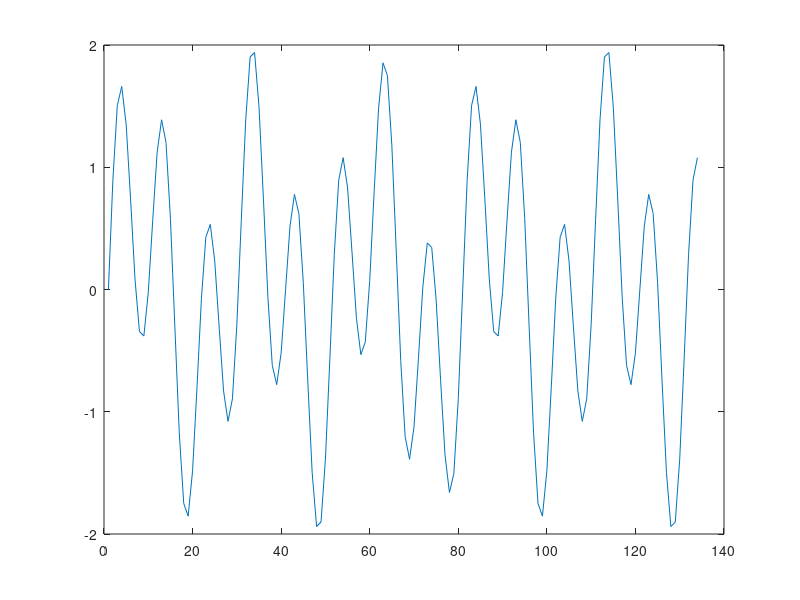
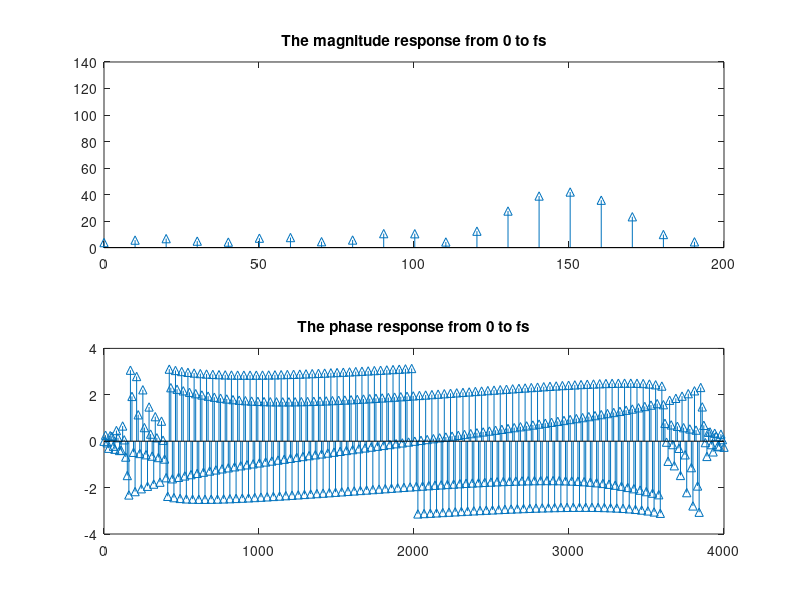
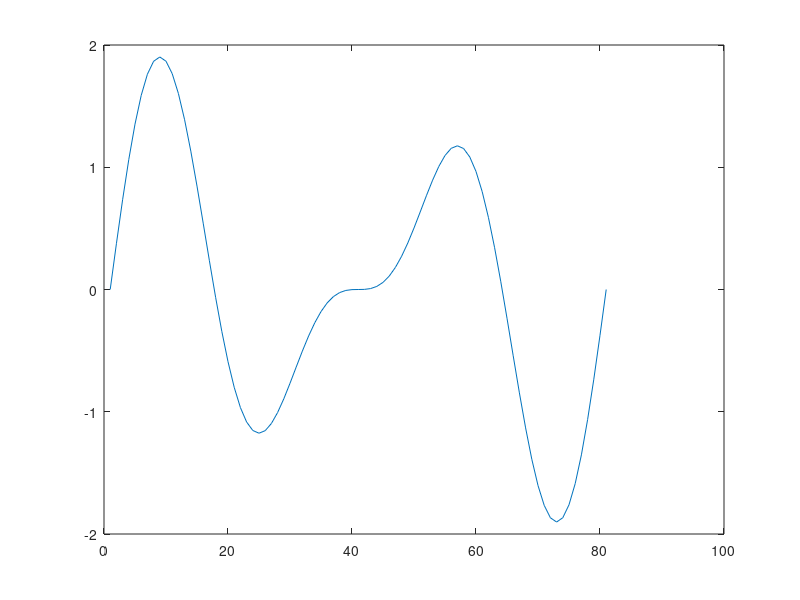
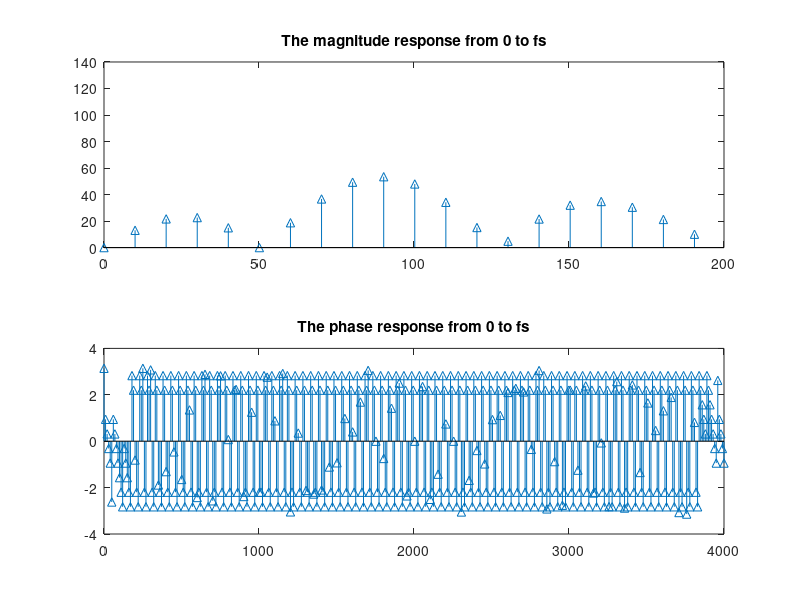

Write MATLAB code to recreate these figures, in order.
%% Marwin B. Alejo   2020-20221   EE274_ProgEx04
% Also accessible through
% <http://www.github.com/soymarwin/ee274/EE274_ProgEx04> for history
% tracking.

%% Tutorials for DFT
%% A. Resolving two signals of close frequency
% _A.1-2. Pre-answered in the tuts._
%% A.3.a-b.
fs = 4000;
freq = [400 150];
amp = [1.2 0.8];
ph = [0 0];
t = [0:1/fs:5/min(freq)];
% generate the sinusoid
y =((amp'*ones(1,length(t))).*sin((2*pi*freq'*t)+ph'*ones(1,length(t))))';
figure(); plot(sum(y'));

ty_sum = sum(y');
y_sum = ty_sum(1:100);
Nfft = 400;
y_fft = fft(y_sum, Nfft);
% generate the frequency axis
w = linspace(0,fs,Nfft);
% Plot the magnitude and the phase response
mag = abs(y_fft);
ph1 = angle(y_fft);
figure(); subplot(2,1,1), stem(w, mag, '^');
axis ([0, 200, 0, 140]);
% use axis to zoom into plot to determine frequencies of sinusoids
title('The magnitude response from 0 to fs');
axis; % turn autoscaling back on
subplot(2,1,2), stem(w,ph1, '^');
title('The phase response from 0 to fs');
%%
% *Increasing the number of samples allow us to correctly determine the
% frequencies of the sinusoids with more accuracy as it increases 
% the numbers of phases and magnitudes f the DFT.*
%% A.4.
fs = 4000;
freq = [100 150];
amp = [1.2 0.8];
ph = [0 0];
t = [0:1/fs:2/min(freq)];
% generate the sinusoid
y =((amp'*ones(1,length(t))).*sin((2*pi*freq'*t)+ph'*ones(1,length(t))))';
figure(); plot(sum(y'));

ty_sum = sum(y');
y_sum = ty_sum();
Nfft = 400;
y_fft = fft(y_sum, Nfft);
% generate the frequency axis
w = linspace(0,fs,Nfft);
% Plot the magnitude and the phase response
mag = abs(y_fft);
ph1 = angle(y_fft);
figure(); subplot(2,1,1), stem(w, mag, '^');
axis ([0, 200, 0, 140]);
% use axis to zoom into plot to determine frequencies of sinusoids
title('The magnitude response from 0 to fs');
axis; % turn autoscaling back on
subplot(2,1,2), stem(w,ph1, '^');
title('The phase response from 0 to fs');

%%
% *% The DFT can resolve the frequencies if the two signals however with N=100
% it cannot be accurately identified due to few magnitude and phase
% spectrum as compared with N=400 which yielded to having more samples of
% phase and magnitude which shows the frequency in a more accurate plot.*

%% B. Effects of zero padding and signal length on the DFT
%% B.1.
fs = 4000;
freq = 1000;
amp = 1;
ph = 0;
t = [0:1/fs:2/freq];
% generate the sinusoid
y = amp*sin((2*pi*freq*t)+ph)';
y_sum = y;
Nfft = 100;
y_fft = fft(y_sum, Nfft);
% generate the frequency axis
w = linspace(0, fs/2, Nfft/2);
y_fft = y_fft(1:length(y_fft)/2);
% Plot the magnitude response,
mag = abs(y_fft);
figure(); plot(w, mag, '^');
title('The magnitude response from 0 to fs/2');

%% B.1.a.
% *Through abs(), all the values of y_fft especially the negative values are
% transformed into positives as such the sum values from 500:1500 samples
% yields to a wave with a max magnitude of 4 as shown in the figure above(B.1)
% and below.*

figure(); plot(w(1:25), y_fft(1:25));
figure(); plot(w(26:50), y_fft(26:50));
figure(); plot(w,abs(y_fft));

%% B.1.b.
% *Increasing the number of frequency samples is equivalent to having a more
% accurate magnitude response and its plot.*

%% B.1.c.
% *The same result as with B.1.b for increasing the number of samples.
% Furthermore, increasing the periods means increasing the magnitude's
% amplitude as shown in figure below.*
fs = 4000;
freq = 1000;
amp = 1;
ph = 0;
t = [0:1/fs:5/freq]; % period inc to 5 from 2.
% generate the sinusoid
y = amp*sin((2*pi*freq*t)+ph)';
y_sum = y;
Nfft = 1000; % increased to 1k for fun
y_fft = fft(y_sum, Nfft);
% generate the frequency axis
w = linspace(0, fs/2, Nfft/2);
y_fft = y_fft(1:length(y_fft)/2);
% Plot the magnitude response,
mag = abs(y_fft);
figure(); plot(w, mag, '^');
title('The magnitude response from 0 to fs/2');

%% B.1.d.
% *Increasing the signal length means extending the range of lobes over the
% time domain. Without increasing modifying the time range, the plots will
% not be visible in the default range.*

%% B.2.
fs = 4000;
freq = 1000;
amp = 1;
ph = 0;
t = [0:1/fs:2/freq];
% generate the sinusoid
y = amp*sin((2*pi*freq*t)+ph)';
y_sum = y;
y_fft = fft(y_sum);
y_fft = y_fft(1:length(y_fft)/2);
% Plot the magnitude response,
mag = abs(y_fft);
figure(); plot(mag);
title('The magnitude response from 0 to fs/2');
%% B.2.a.
% *As per the result of the code in this section and the fft() documatation,
% without specifying the sample number, function will return the fft as a
% vector of y_sum which is 9 in this case. As with the magnitude response,
% only the linear peak values of magnitude of the original plot.*

%% B.2.b.
fs = 4000;
freq = 1000;
amp = 1;
ph = 0;
t = [0:1/fs:2/freq];
% generate the sinusoid
y = amp*sin((2*pi*freq*t)+ph)';
y(length(y)+1:100)=0; % 100 zero-padding
y_fft = fft(y);
y_fft = y_fft(1:length(y_fft)/2);
% Plot the magnitude response,
mag = abs(y_fft);
figure(); plot(mag);
title('The magnitude response from 0 to fs/2');
%%
% *% As shown in the figure of this section, padded zeros in the DFT acts like
% the frequency samples in DFT thus, reverting the plot back to its
% original plot.*

%% B.2.c.
fs = 4000;
freq = 1000;
amp = 1;
ph = 0;
t = [0:1/fs:5/freq];
% generate the sinusoid
y = amp*sin((2*pi*freq*t)+ph)';
% y(length(y)+1:100)=0; % 100 zero-padding
y_fft = fft(y);
y_fft = y_fft(1:length(y_fft)/2);
% Plot the magnitude response,
mag = abs(y_fft);
figure(); plot(mag);
title('The magnitude response from 0 to fs/2');

%%
% *% Increasing the period means increasing the magnitude peaks of the signal
% furthermore, it gradually eliminate the sidelobes of the magnitude
% spectrum.*

%% C(Cute). Graduate students
C1_P=2; C1_W=2; C1_t=0:0.01:C1_P;
C1_R = rectpuls(C1_t, C1_W);
C1_f=-5:0.01:5;
C1_XR=exp(-j*pi*C1_f).*sinc(C1_f);
figure(), subplot(2,1,1), plot(C1_t, C1_R);
title("Time function: square pulse"); grid on;
subplot(2,1,2), plot(C1_f,abs(C1_XR));
title("Frequency spectrum: Sinc function"); grid on;

C2_Sf=8;
C2_D=1;
C2_N=8;
C2_tn=0:1/C2_Sf:(C2_N-1)*1/C2_Sf;
C2_xn=rectpuls(C2_tn, C1_W);
C2_ya=fft(C2_xn, C2_N);
C2_ya=fftshift(C2_ya);
C2_fo=1/C2_D;
C2_fa=-(C2_N/2)*C2_fo:C2_fo:(C2_N/2-1)*C2_fo;
figure(); subplot(2,1,1); stem(C2_fa,1/C2_Sf*(abs(C2_ya)));
title('Sf=8Hz, D=1, N=8'); grid on; hold on;
plot(C1_f, abs(C1_XR)); hold off;

C3_Sf=8;
C3_D=2;
C3_N=16;
C3_tn=0:1/C3_Sf:(C3_N-1)*1/C3_Sf;
C3_xn=rectpuls(C3_tn, C1_W);
C3_ya=fft(C3_xn, C3_N);
C3_ya=fftshift(C3_ya);
C3_fo=1/C3_D;
C3_fa=-(C3_N/2)*C3_fo:C3_fo:(C3_N/2-1)*C3_fo;
subplot(2,1,2); stem(C3_fa,1/C3_Sf*(abs(C3_ya)));
title('Sf=8Hz, D=2, N=16'); grid on; hold on;
plot(C1_f, abs(C1_XR)); hold off;

C4_Sf=8;
C4_D=4;
C4_N=32;
C4_tn=0:1/C4_Sf:(C4_N-1)*1/C4_Sf;
C4_xn=rectpuls(C4_tn, C1_W);
C4_ya=fft(C4_xn, C4_N);
C4_ya=fftshift(C4_ya);
C4_fo=1/C4_D;
C4_fa=-(C4_N/2)*C4_fo:C4_fo:(C4_N/2-1)*C4_fo;
figure();subplot(2,1,1); stem(C4_fa,1/C4_Sf*(abs(C4_ya)));
title('Sf=8Hz, D=4, N=32'); grid on; hold on;
plot(C1_f, abs(C1_XR)); hold off;

C5_R = rectpuls(C1_t, C1_W);
C5_f=-8:0.01:8;
C5_XR=exp(-j*pi*C5_f).*sinc(C5_f);
C6_Sf=16;
C6_D=4;
C6_N=64;
C6_tn=0:1/C6_Sf:(C6_N-1)*1/C6_Sf;
C6_xn=rectpuls(C6_tn, C1_W);
C6_ya=fft(C6_xn, C6_N);
C6_ya=fftshift(C6_ya);
C6_fo=1/C6_D;
C6_fa=-(C6_N/2)*C6_fo:C6_fo:(C6_N/2-1)*C6_fo;
subplot(2,1,2); stem(C6_fa,1/C6_Sf*(abs(C6_ya)));
title('Sf=16Hz, D=4, N=64'); grid on; hold on;
plot(C5_f, abs(C5_XR)); hold off;

%% Properties of DFT
%% A. Computation of DFT
% Original Code with single figure display modification.
clf;
w = -4*pi:8*pi/511:4*pi;
num = [2 1];den = [1 -0.6];
h = freqz(num, den, w);
subplot(4,1,1)
plot(w/pi,real(h));grid
title('Real part of H(e^{j\omega})')
xlabel('\omega /\pi');
ylabel('Amplitude');
subplot(4,1,2)
plot(w/pi,imag(h));grid
title('Imaginary part of H(e^{j\omega})')
xlabel('\omega /\pi');
ylabel('Amplitude');
subplot(4,1,3)
plot(w/pi,abs(h));grid
title('Magnitude Spectrum |H(e^{j\omega})|')
xlabel('\omega /\pi');
ylabel('Amplitude');
subplot(4,1,4)
plot(w/pi,angle(h));grid
title('Phase Spectrum arg[H(e^{j\omega})]')
xlabel('\omega /\pi');
ylabel('Phase in radians');

%% A.1. Compare and differentiate above code output and freqz(num,den).
% *The signal in code with a w parameter in freqz() plots every two
% interval in x-space (8*pi/511) while the code that does not have a w
% parameter plots in the entire -4:4 range.*

%% A.2. Symmetries in real and imag parts of DFT.
% *The two graphs are symmetric as they follow the same function signature
% only that the first one plots every 8*pi/511 in -4:4 x-space while the
% latter plots in the entire x-space of -4:4.*
%%
% *The DTFT is a periodic function of omega with a period of 2pi. All of the
% plots are 2pi periodic with the real part and magnitude are even
% symmetric while the imaginary part of phase are odd symmetric.*

%% A.3. Modify the above code and satisfy the fxn below...
%%
% $U(e^{j \omega}) = \frac{0.7-0.5e^{j \omega}+0.3e^{-j2 \omega}+e^{-j3 \omega}}{1+0.3e^{-j \omega}-0.5^{-j2 \omega}+0.7e^{-j3 \omega}}$
A3_N = 512;
A3_num = [0.7 -0.5 0.3 1]; A3_den = [1 0.3 -0.5 0.7];
[A3_h, A3_w] = freqz(A3_num, A3_den, A3_N);
figure()
subplot(4,1,1)
plot(A3_w/pi,real(A3_h));grid
title('Real part of H(e^{j\omega})')
xlabel('\omega /\pi');
ylabel('Amplitude');
subplot(4,1,2)
plot(A3_w/pi,imag(A3_h));grid
title('Imaginary part of H(e^{j\omega})')
xlabel('\omega /\pi');
ylabel('Amplitude');
subplot(4,1,3)
plot(A3_w/pi,abs(A3_h));grid
title('Magnitude Spectrum |H(e^{j\omega})|')
xlabel('\omega /\pi');
ylabel('Amplitude');
subplot(4,1,4)
plot(A3_w/pi,angle(A3_h));grid
title('Phase Spectrum arg[H(e^{j\omega})]')
xlabel('\omega /\pi');
ylabel('Phase in radians');

%% A.4. Modify the code and evaluate the sequence. Use freqz and fft. Compare.
A4_w = -4*pi:8*pi/511:4*pi;
A4_num = [1 3 5 7 9 11 13 15 17]; A4_den = 1;
A4_h = freqz(A4_num, A4_den, A4_w);
A4_hf = fft(A4_num, A3_N);
% freqz the way
figure()
subplot(4,1,1)
plot(A4_w/pi,real(A4_h));grid
title('Real part of H(e^{j\omega})')
xlabel('\omega /\pi');
ylabel('Amplitude');
subplot(4,1,2)
plot(A4_w/pi,imag(A4_h));grid
title('Imaginary part of H(e^{j\omega})')
xlabel('\omega /\pi');
ylabel('Amplitude');
subplot(4,1,3)
plot(A4_w/pi,abs(A4_h));grid
title('Magnitude Spectrum |H(e^{j\omega})|')
xlabel('\omega /\pi');
ylabel('Amplitude');
subplot(4,1,4)
plot(A4_w/pi,angle(A4_h));grid
title('Phase Spectrum arg[H(e^{j\omega})]')
xlabel('\omega /\pi');
ylabel('Phase in radians');
% fft
figure()
subplot(4,1,1)
plot(A4_w/pi,real(A4_hf));grid
title('Real part of H(e^{j\omega})')
xlabel('\omega /\pi');
ylabel('Amplitude');
subplot(4,1,2)
plot(A4_w/pi,imag(A4_hf));grid
title('Imaginary part of H(e^{j\omega})')
xlabel('\omega /\pi');
ylabel('Amplitude');
subplot(4,1,3)
plot(A4_w/pi,abs(A4_hf));grid
title('Magnitude Spectrum |H(e^{j\omega})|')
xlabel('\omega /\pi');
ylabel('Amplitude');
subplot(4,1,4)
plot(A4_w/pi,angle(A4_hf));grid
title('Phase Spectrum arg[H(e^{j\omega})]')
xlabel('\omega /\pi');
ylabel('Phase in radians');

%%
% *Although freqz() and fft() does the same for DFT only that freqz compute
% the phase and magnitude periorically whilst fft() does the same thing but
% of one period alone.*

%% B. Time-shift property of DFT
clf;
B_w = -pi:2*pi/255:pi; B_D = 10; 
B_num = [1 2 3 4 5 6 7 8 9];
B_h1 = freqz(B_num, 1, B_w);
B_h2 = freqz([zeros(1,B_D) B_num], 1, B_w);
subplot(2,2,1)
plot(B_w/pi,abs(B_h1));grid
title('Magnitude of Original Sequence')
xlabel('\omega /\pi');
ylabel('Amplitude');
subplot(2,2,2)
plot(B_w/pi,abs(B_h2));grid
title('Magnitude of Time-Shifted Sequence')
xlabel('\omega /\pi');
ylabel('Amplitude');
subplot(2,2,3)
plot(B_w/pi,angle(B_h1));grid
title('Phase of Original Sequence')
xlabel('\omega /\pi');
ylabel('Phase in radians');
subplot(2,2,4)
plot(B_w/pi,angle(B_h2));grid
title('Phase of Time-Shifted Sequence')
xlabel('\omega /\pi');
ylabel('Phase in radians');

%%
% *Based from the generated plots, the magnitude spectrun is not affected by
% the time-shift, on the phase spectrum instead. The phase function
% becomes steeper and more negative. B_D is the parameter that control the 
% time shift in the program. Increasing the length makes the magnitude
% narrower and phase steeper as more delay are being added between the I/O
% system. The larger the delay (B_D), the more negative slope is added to
% the spectrum.* 

%% C. Frequency-shift property of DFT
clf;
C_w = -pi:2*pi/255:pi; C_wo = 0.4*pi;
C_num1 = [1 3 5 7 9 11 13 15 17];
C_L = length(C_num1);
C_h1 = freqz(C_num1, 1, C_w);
C_n = 0:C_L-1;
C_num2 = exp(C_wo*i*C_n).*C_num1;
C_h2 = freqz(C_num2, 1, C_w);
subplot(2,2,1)
plot(C_w/pi,abs(C_h1));grid
title('Magnitude of Original Sequence')
xlabel('\omega /\pi');
ylabel('Amplitude');
subplot(2,2,2)
plot(C_w/pi,abs(C_h2));grid
title('Magnitude of Frequency-Shifted Sequence')
xlabel('\omega /\pi');
ylabel('Amplitude');
subplot(2,2,3)
plot(C_w/pi,angle(C_h1));grid
title('Phase of Original Sequence')
xlabel('\omega /\pi');
ylabel('Phase in radians');
subplot(2,2,4)
plot(C_w/pi,angle(C_h2));grid
title('Phase of Frequency-Shifted Sequence')
xlabel('\omega /\pi');
ylabel('Phase in radians');

%%
% *Based from the generated plots, Both the phase and magnitude are shifted
% to the right by wo=0.4pi. The parameter wo is the sole parameter that
% controls the amount of shift.*

%% D. Convolution property of DFT
clf;
D_w = -pi:2*pi/255:pi;
D_x1 = [1 3 5 7 9 11 13 15 17];
D_x2 = [1 -2 3 -2 1];
D_y = conv(D_x1,D_x2); 
D_h1 = freqz(D_x1, 1, D_w); 
D_h2 = freqz(D_x2, 1, D_w); 
D_hp = D_h1.*D_h2;
D_h3 = freqz(D_y,1,D_w);
subplot(2,2,1)
plot(D_w/pi,abs(D_hp));grid
title('Product of Magnitude Spectra')
xlabel('\omega /\pi');
ylabel('Amplitude');
subplot(2,2,2)
plot(D_w/pi,abs(D_h3));grid
title('Magnitude Spectrum of Convolved Sequence')
xlabel('\omega /\pi');
ylabel('Amplitude');
subplot(2,2,3)
plot(D_w/pi,angle(D_hp));grid
title('Sum of Phase Spectra')
xlabel('\omega /\pi');
ylabel('Phase in radians');
subplot(2,2,4)
plot(D_w/pi,angle(D_h3));grid
title('Phase Spectrum of Convolved Sequence')
xlabel('\omega /\pi');
ylabel('Phase in radians');

%%
% *Based from the generted plots, the magnitude and phase from pointwise
% multiplication of two DTFT of the original sequences are equivalent to
% thos eobtained from time-domain convolution of two sequences hence, the
% convolution property of the DTFT.* 

%% E. Modulation property
clf;
E_w = -pi:2*pi/255:pi;
E_x1 = [1 3 5 7 9 11 13 15 17]; 
E_x2 = [1 -1 1 -1 1 -1 1 -1 1]; 
E_y = E_x1.*E_x2;
E_h1 = freqz(E_x1, 1, E_w); 
E_h2 = freqz(E_x2, 1, E_w); 
E_h3 = freqz(E_y,1,E_w); 
subplot(3,1,1)
plot(E_w/pi,abs(E_h1));grid
title('Magnitude Spectrum of First Sequence')
xlabel('\omega /\pi');
ylabel('Amplitude');
subplot(3,1,2)
plot(E_w/pi,abs(E_h2));grid
title('Magnitude Spectrum of Second Sequence')
xlabel('\omega /\pi');
ylabel('Amplitude');
subplot(3,1,3)
plot(E_w/pi,abs(E_h3));grid
title('Magnitude Spectrum of Product Sequence')
xlabel('\omega /\pi');
ylabel('Amplitude');

%%
% *Based from the generated plots, the DTFT of the sequential prouct of y is
% 0.5pi times the convolution of E_x1 and E_x2 sequences. The low-pass
% mainlobe of the DTFT of E_x1 combines with the high-pass mainlobe of DTFT
% E_x2 to produce a high-pass mainlobe centered at (plus/minus)pi in the
% magnitude of the product signal. The low-pass mainlobe of the DTFT of
% E_x1 combines with the low-pass sidelobes of DTFT E_x2 to produce a
% low-pass smooth rgion of lower gain centered at DC in the magnitude of
% product signal.*

%% F. Time-reversal property
clf;
F_w = -pi:2*pi/255:pi;
F_num = [1 2 3 4];
F_L = length(F_num)-1;
F_h1 = freqz(F_num, 1, F_w); 
F_h2 = freqz(fliplr(F_num), 1, F_w);
F_h3 = exp(F_w*F_L*i).*F_h2;
subplot(2,2,1)
plot(F_w/pi,abs(F_h1));grid
title('Magnitude Spectrum of Original Sequence')
xlabel('\omega /\pi');
ylabel('Amplitude');
subplot(2,2,2)
plot(F_w/pi,abs(F_h3));grid
title('Magnitude Spectrum of Time-Reversed Sequence')
xlabel('\omega /\pi');
ylabel('Amplitude');
subplot(2,2,3)
plot(F_w/pi,angle(F_h1));grid
title('Phase Spectrum of Original Sequence')
xlabel('\omega /\pi');
ylabel('Phase in radians');
subplot(2,2,4)
plot(F_w/pi,angle(F_h3));grid
title('Phase Spectrum of Time-Reversed Sequence')
xlabel('\omega /\pi');
ylabel('Phase in radians');

%%
% *Based from the generated plots, the original ramp sequence is nonzero
% when n greater than or equal to zero and n is less than or equal to
% three. A new sequence is formed using the function fliplr which contains
% the samples of the original ramp sequence in reversed time order.
% Although the new sequence is nonzero still in the said range before, the
% time reversed ramp must be nonzero when n is greater than or equal to -3
% and less than or equal to zero. This property required left shift in time
% and ccompished in frequency domain using time-shifting property of DTFT.
% The steps are 1) freqz() is called to set F_h2 equal to DTFT of the new
% sequence obtained from calling fliplr on t original ramp sequence. 2)
% F_h3 is set equal to the DTFT of the time reveresed ramp by multiplying
% F_h2 with a linear phase term to implement left shifting in time domain.* 

%% G for Graduates (1). Circular-shifting property
% circshift is defined by the matlab function circshift in matlab2020a.
clf;
G1_x = [0 2 4 6 8 10 12 14 16];
G1_N = length(G1_x)-1; G1_n = 0:G1_N;
G1_y = circshift(G1_x,5);
G1_XF = fft(G1_x);
G1_YF = fft(G1_y);
subplot(2,2,1);
stem(G1_n,abs(G1_XF));grid;
title('Magnitude of DFT of Original Sequence');
xlabel('Frequency index k');
ylabel('|X[k]|');
subplot(2,2,2);
stem(G1_n,abs(G1_YF));grid;
title('Magnitude of DFT of Circularly Shifted Sequence');
xlabel('Frequency index k');
ylabel('|Y[k]|');
subplot(2,2,3);
stem(G1_n,angle(G1_XF));grid;
title('Phase of DFT of Original Sequence');
xlabel('Frequency index k');
ylabel('arg(X[k])');
subplot(2,2,4);
stem(G1_n,angle(G1_YF));grid;
title('Phase of DFT of Circularly Shifted Sequence');
xlabel('Frequency index k');
ylabel('arg(Y[k])');

%%
% *circshift is a function in matlab that operates as follows: the input
% sequence G1_x is circularly shifted by G1_M position. If G1_M > 0,
% then circshift remove the leftmost G1_M elements from the vector G1_x and
% appends them on the right side of the remaining elements to obtain the
% circularly shifted sequence. If G1_M < 0, circhisft first complements
% G1_M by the length of G1_x. Based from the generated plots, 
% the length of the sequence G1_n=8 and the time shift is left-advanced by 
% five samples as established  by the phase  term expression 
% W{N}{kn0}=W{N}{-k5}=exp(jk10pi/8)=exp(jk5pi/4) which increses the slope 
% of phase, gradually. There are five cuts in phase of the shifted signal 
% and one in the original signal.*

%% G for Graduates (2). Circular-convolution property
% circonv is defined by the matlab function cconv in matlab2020a.

G2_g1 = [1 2 3 4 5]; G2_g2 = [2 2 0 1 1];
G2_g1e = [G2_g1 zeros(1,length(G2_g2)-1)];
G2_g2e = [G2_g2 zeros(1,length(G2_g1)-1)];
G2_ylin = cconv(G2_g1e,G2_g2e); % decided to use cconv instead for quick run
disp('Linear convolution via circular convolution = ');
disp(G2_ylin(1:9));
G2_y = conv(G2_g1, G2_g2);
disp('Direct linear convolution = ');
disp(G2_y);

%%
% *circonv or cconv is a matlab function that require two inputs
% G2_g1e and G2_g2e of equal length. Function cconv or circonv works like
% a periodic extension of G2_g2e. Let G2_g2ep be the infinite length
% periodic extension of G2_g2e. The elements from 1 to L of the output
% vector G2_ylin are obtained by taking the inner product between G2_g1e
% and a length L vector sh obtained by circularly shifting right the time
% reversed vector G2_g2etr. The output sample y[n] with n is greater than
% or equal to 1 and less than or equal to L, the amount of the right
% circulat shift is n-1 postion. Based from the generated results, zero
% padding onto the match length made possible for the implementation of
% linear convolution using circular convolution.* 